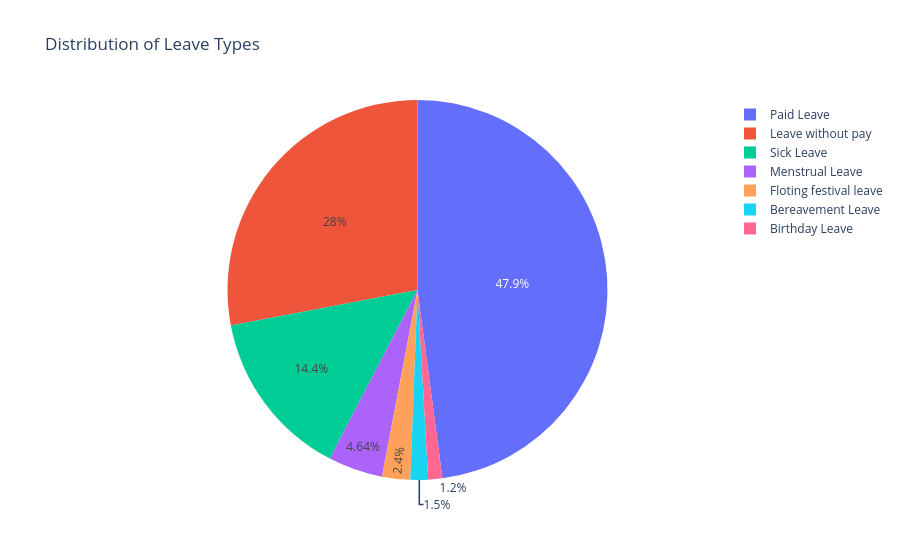

The cell this chart's notebook holds for it:
### Code cell
############################################################
## Dashboard – Leave Analysis
############################################################

# Total days for each leave type
leave_totals = df[leave_cols].sum().reset_index()
leave_totals.columns = ["Leave Type", "Days"]
leave_totals = leave_totals[leave_totals["Days"] > 0]

fig_leave_pie = px.pie(
    leave_totals,
    names="Leave Type",
    values="Days",
    title="Distribution of Leave Types"
)
fig_leave_pie.show()

### Figure 1 — Plotly figure (JSON) as saved in the notebook; plotly's stock layout.template omitted (floating-point values rounded to 4 significant figures)
{"data": [{"domain": {"x": [0, 1], "y": [0, 1]}, "hovertemplate": "Leave Type=%{label}<br>Days=%{value}<extra></extra>", "labels": ["Paid Leave", "Sick Leave", "Birthday Leave", "Floting festival leave", "Bereavement Leave", "Menstrual Leave", "Leave without pay"], "legendgroup": "", "name": "", "showlegend": true, "type": "pie", "values": [160.0, 48.0, 4.0, 8.0, 5.0, 15.5, 93.5]}], "layout": {"legend": {"tracegroupgap": 0}, "title": {"text": "Distribution of Leave Types"}}}
